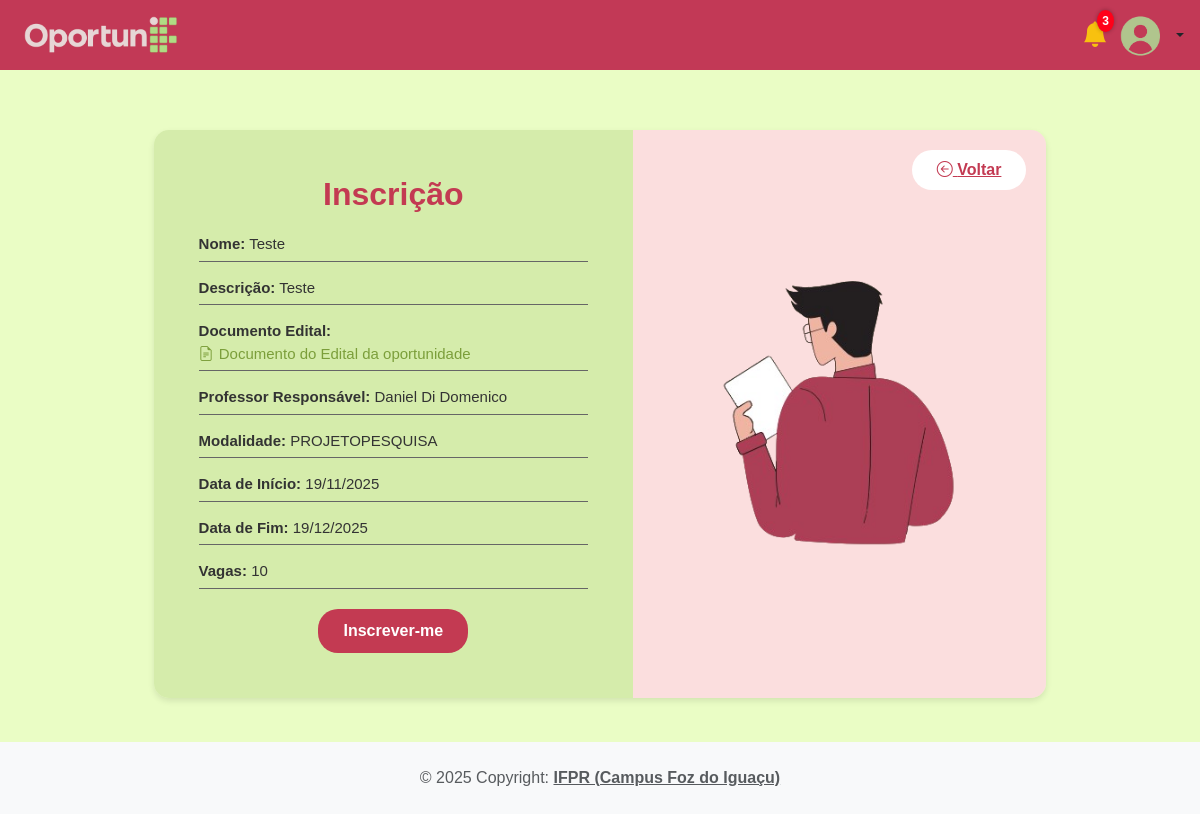
/app/controller/InscricaoController.php?action=view&idOport=32 (signed in), run on the app's committed database.
### tables this page shows
CREATE TABLE `oportunidades` (
  `idOportunidades` int(11) NOT NULL,
  `titulo` longtext DEFAULT NULL,
  `descricao` longtext DEFAULT NULL,
  `tipoOportunidade` enum('ESTAGIO','PROJETOEXTENSAO','PROJETOPESQUISA') NOT NULL,
  `dataInicio` date NOT NULL,
  `dataFim` date NOT NULL,
  `documentoAnexo` varchar(100) DEFAULT NULL,
  `vaga` int(11) NOT NULL,
  `documentoEdital` varchar(255) DEFAULT NULL,
  `idProfessor` int(11) NOT NULL DEFAULT 38
);

CREATE TABLE `usuarios` (
  `idUsuarios` int(11) NOT NULL,
  `nomeCompleto` varchar(45) NOT NULL,
  `email` varchar(45) NOT NULL,
  `cpf` varchar(20) NOT NULL,
  `senha` varchar(255) NOT NULL,
  `tipoUsuario` enum('ALUNO','PROFESSOR','ADMIN') NOT NULL,
  `matricula` varchar(45) DEFAULT NULL,
  `idCursos` int(11) DEFAULT NULL,
  `fotoPerfil` varchar(255) DEFAULT NULL
);

### app/controller/InscricaoController.php (called while the page is built, shortened)
<?php
require_once(__DIR__ . "/../dao/OportunidadeDAO.php");
class InscricaoController extends Controller
{
    private OportunidadeDAO $oportunidadeDao;
    public function __construct()
    {
        $this->oportunidadeDao = new OportunidadeDAO();
        $this->handleAction();
    }
    public function view(string $msgErro = "", string $msgSucesso = "")
    {
        $oportunidade = $this->findOportunidadeById();
        $dados["oportunidade"] = $oportunidade;
        $this->loadView("inscricao/oportunidade_inscricao.php", $dados, $msgErro, $msgSucesso);
    }
    private function findOportunidadeById()
    {
        $id = 0;
        if (isset($_GET["idOport"]))
            $id = $_GET["idOport"];
        return $this->oportunidadeDao->findById($id);
    }
}
new InscricaoController();

### app/model/Oportunidade.php (called while the page is built, shortened)
<?php
require_once(__DIR__ . "/Usuario.php");
class Oportunidade
{
    private ?int $id;
    private ?string $titulo;
    private ?string $descricao;
    private ?string $documentoEdital = null;
    private ?string $tipoOportunidade;
    private ?string $dataInicio;
    private ?string $dataFim;
    private ?Usuario $professor = null;
    private ?int $vaga;
    public function __construct()
    {
        $this->id = 0;
        $this->titulo = "";
        $this->descricao = "";
        $this->tipoOportunidade = "";
        $this->dataInicio = "";
        $this->dataFim = "";
        $this->vaga = null;
    }
    public function getId(): ?int
    {
        return $this->id;
    }
    public function setId(?int $id): self
    {
        $this->id = $id;
        return $this;
    }
    public function getTitulo(): ?string
    {
        return $this->titulo;
    }
    public function setTitulo(?string $titulo): self
    {
        $this->titulo = $titulo;
        return $this;
    }
    public function getDescricao(): ?string
    {
        return $this->descricao;
    }
    public function setDescricao(?string $descricao): self
    {
        $this->descricao = $descricao;
        return $this;
    }
    public function getDocumentoEdital(): ?string
    {
        return $this->documentoEdital;
    }
    public function setDocumentoEdital(?string $documentoEdital): void
    {
        $this->documentoEdital = $documentoEdital;
    }
    public function getTipoOportunidade(): ?string
    {
        return $this->tipoOportunidade;
    }
    public function setTipoOportunidade(?string $tipoOportunidade): self
    {
        $this->tipoOportunidade = $tipoOportunidade;
        return $this;
    }
    public function getDataInicio(): ?string
    {
        return $this->dataInicio;
    }
    public function setDataInicio(?string $dataInicio): self
    {
        $this->dataInicio = $dataInicio;
        return $this;
    }
    public function getDataFim(): ?string
    {
        return $this->dataFim;
    }
    public function setDataFim(?string $dataFim): self
    {
        $this->dataFim = $dataFim;
        return $this;
    }
    public function getVaga(): ?int
    {
        return $this->vaga;
    }
    public function setVaga(?int $vaga): void
    {
        $this->vaga = $vaga;
    }
    public function getProfessor(): ?Usuario
    {
        return $this->professor;
    }
    public function setProfessor(?Usuario $professor): self
    {
        $this->professor = $professor;
        return $this;
    }
}

### app/dao/OportunidadeDAO.php (called while the page is built, shortened)
<?php
include_once(__DIR__ . "/../model/Oportunidade.php");
class OportunidadeDAO
{
    public function findById(int $id)
    {
        $conn = Connection::getConn();
        $sql = "SELECT o.*, u.nomeCompleto, u.tipoUsuario FROM oportunidades o
                JOIN usuarios u ON (u.idUsuarios = o.idProfessor)
                WHERE o.idOportunidades = ?";
        $stm = $conn->prepare($sql);
        $stm->execute([$id]);
        $result = $stm->fetchAll();
        $oportunidades = $this->mapOportunidades($result);
        if (count($oportunidades) == 1)
            return $oportunidades[0];
        elseif (count($oportunidades) == 0)
            return null;
        die("OportunidadeDAO.findById() - Erro: mais de uma oportunidade encontrada.");
    }
    private function mapOportunidades($result)
    {
        $oportunidades = array();
        foreach ($result as $reg) {
            $oportunidade = new Oportunidade();
            $oportunidade->setId($reg['idOportunidades']);
            $oportunidade->setTitulo($reg['titulo']);
            $oportunidade->setDescricao($reg['descricao']);
            $oportunidade->setDocumentoEdital($reg['documentoEdital']);
            $oportunidade->setTipoOportunidade($reg['tipoOportunidade']);
            $oportunidade->setDataInicio($reg['dataInicio']);
            $oportunidade->setDataFim($reg['dataFim']);
            $oportunidade->setDocumentoAnexo($reg['documentoAnexo']);
            $oportunidade->setVaga($reg['vaga']);
            $professor = new Usuario();
            $professor->setId($reg['idProfessor']);
            $professor->setNomeCompleto($reg['nomeCompleto']);
            $professor->setTipoUsuario($reg['tipoUsuario']);
            $oportunidade->setProfessor($professor);
            $cursoDao = new CursoDAO();
            $oportunidade->setCursos($cursoDao->getCursosByOportunidade($reg['idOportunidades']));
            $oportunidades[] = $oportunidade;
        }
        return $oportunidades;
    }
}

### app/model/Usuario.php (called while the page is built, shortened)
<?php
class Usuario
{
    private ?string $nomeCompleto;
    public function getNomeCompleto(): ?string
    {
        return $this->nomeCompleto;
    }
    public function setNomeCompleto(?string $nomeCompleto): self
    {
        $this->nomeCompleto = $nomeCompleto;
        return $this;
    }
}

### app/view/inscricao/oportunidade_inscricao.php (the view, shortened to what this page needs)
<?php
$voltarUrl = $_SERVER['HTTP_REFERER'] ?? (BASEURL . "/controller/HomeController.php?action=homeAluno");
require_once(__DIR__ . "/../include/header.php");
require_once(__DIR__ . "/../include/menu.php");
?>
<link rel="stylesheet" href="<?= BASEURL ?>/view/css/oportunidade_inscricao.css">
<div class="container my-4">
    <div class="row inscricao-container">
        <div class="col-md-5 inscricao-info">
            <h2>Inscrição</h2>
            <p><strong>Nome:</strong> <?= htmlspecialchars($dados['oportunidade']->getTitulo()) ?></p>
            <p><strong>Descrição:</strong> <?= nl2br(strip_tags($dados['oportunidade']->getDescricao())) ?></p>
            <?php if (!empty($dados['oportunidade']->getDocumentoEdital())): ?>
                <?php $doc = basename($dados['oportunidade']->getDocumentoEdital()); ?>
                <p>
                    <strong>Documento Edital:</strong><br>
                    <a href="<?= BASEURL ?>/../uploads/<?= htmlspecialchars($doc) ?>"
                        target="_blank"
                        class="link-doc">
                        <i class="bi bi-file-earmark-text"></i>
                        Documento do Edital da oportunidade
                    </a>
                </p>
            <?php endif; ?>
          <p><strong>Professor Responsável:</strong>
    <?= htmlspecialchars($dados['oportunidade']->getProfessor() ? $dados['oportunidade']->getProfessor()->getNomeCompleto() : "Não definido") ?>
</p>
            <p><strong>Modalidade:</strong> <?= htmlspecialchars($dados['oportunidade']->getTipoOportunidade()) ?></p>
            <p><strong>Data de Início:</strong> <?= date('d/m/Y', strtotime($dados['oportunidade']->getDataInicio())) ?></p>
            <p><strong>Data de Fim:</strong> <?= date('d/m/Y', strtotime($dados['oportunidade']->getDataFim())) ?></p>
            <p><strong>Vagas:</strong> <?= htmlspecialchars($dados['oportunidade']->getVaga()) ?></p>
            <?php if ($dados['oportunidade']->getTipoOportunidade() !== 'ESTAGIO'): ?>
                <form action="<?= BASEURL ?>/controller/InscricaoController.php?action=inscrever&idOport=<?= $dados['oportunidade']->getId() ?>" method="post" enctype="multipart/form-data">
                    <button type="submit" class="btn-inscrever">Inscrever-me</button>
                </form>
            <?php endif; ?>
        </div>
        <div class="col-md-5 inscricao-figura">
            <a href="<?= htmlspecialchars($voltarUrl) ?>" class="btn-voltar">
                <i class="bi bi-arrow-left-circle"></i> Voltar
            </a>
            <img src="<?= BASEURL ?>/view/img/inscricao.png" alt="Figura inscrição">
        </div>
    </div>
</div>
<?php
require_once(__DIR__ . "/../include/footer.php");
?>

### app/view/css/menu.css (style rules this page uses)
* { margin: 0; padding: 0; box-sizing: border-box; }

### app/view/css/oportunidade_inscricao.css (style rules this page uses)
body { background-color: #eafdc5; font-family: Arial, sans-serif; }
.inscricao-container { border-radius: 15px; overflow: hidden; box-shadow: 0 3px 6px rgba(0, 0, 0, 0.1); display: flex; min-height: 500px; width: 80%; margin: 20px auto; }
.inscricao-info { background: #d5ecab; padding: 45px; flex: 2; }
.inscricao-info h2 { text-align: center; color: #c33a52; font-weight: bold; margin-bottom: 20px; }
.inscricao-info p { margin: 15px 0; border-bottom: 1px solid #666; padding-bottom: 5px; font-size: 15px; color: #333; }
.btn-inscrever { display: block; margin: 20px auto 0; background: #c33a52; color: white; border: none; padding: 10px 25px; border-radius: 20px; cursor: pointer; font-weight: bold; transition: 0.3s; }
.inscricao-figura { background: #fbdede; position: relative; text-align: center; display: flex; align-items: center; justify-content: center; flex: 2; }
.inscricao-figura img { max-width: 70%; }
.btn-voltar { position: absolute; top: 20px; right: 20px; background: white; color: #c33a52; border: none; padding: 8px 25px; border-radius: 20px; font-weight: bold; cursor: pointer; transition: 0.3s; }
.link-doc { color: #7b9e3a; text-decoration: none; font-weight: 500; }
.link-doc i { margin-right: 1px; }

### app/view/include/footer.php (style rules this page uses)
body { min-height: 100vh; display: flex; flex-direction: column; margin: 0; }

### data on the page
oportunidades: titulo "Teste", descricao "Teste", idProfessor.nomeCompleto "Daniel Di Domenico", tipoOportunidade "PROJETOPESQUISA", dataInicio "19/11/2025", dataFim "19/12/2025", vaga "10"

### other printed values
$notificacoes "3"
